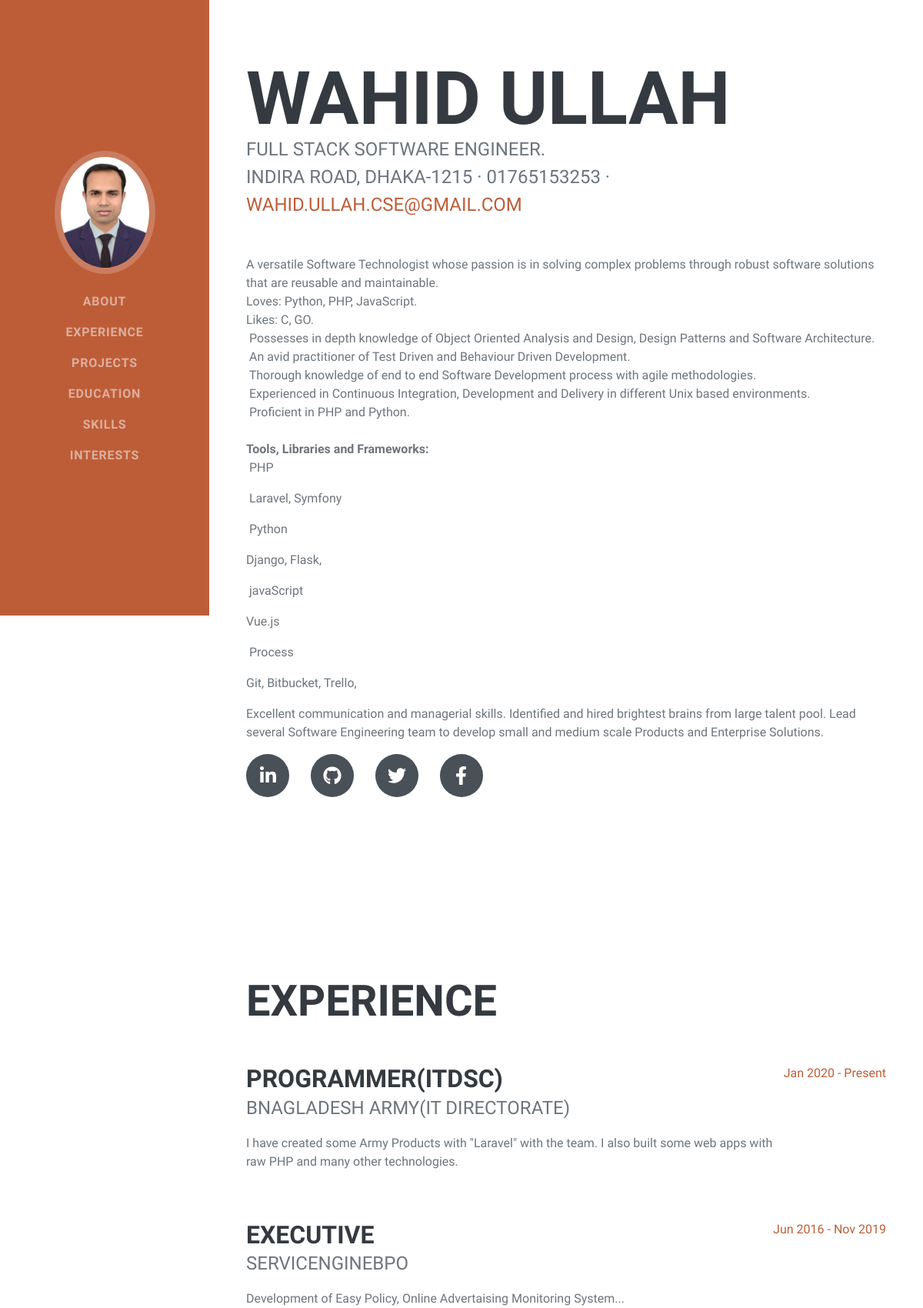
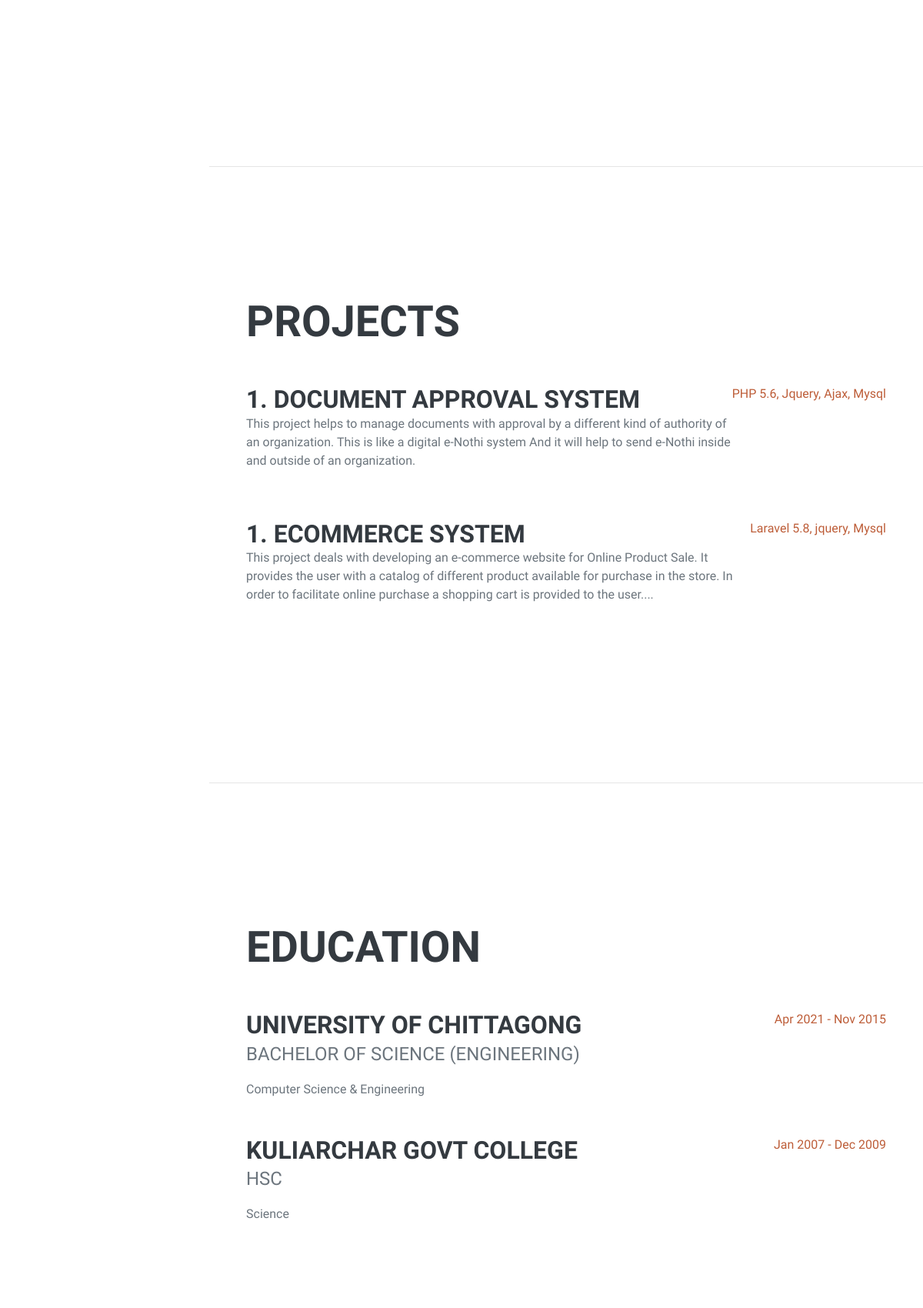
The page / (upper part) on the database its author committed (2 pictures, top to bottom).
### about/models/profile_image.py (models this page shows)
class prifileImage(models.Model):
    image = models.ImageField(upload_to='photo')
    active = models.BooleanField(default=False)

### about/models/about.py (models this page shows, shortened)
class About(models.Model):
    name = models.CharField(max_length= 30, null=False)
    designation = models.CharField(max_length=50, null=False)
    address = models.CharField(max_length=100, null=False)
    phone_number = models.CharField(max_length=11, null=False)
    email = models.EmailField(max_length=254)
    objective = RichTextField(blank=True, null=True)
    active = models.BooleanField(default=False)

### about/models/experience.py (models this page shows, shortened)
class Experience(models.Model):
    position = models.CharField(max_length=100, null=False)
    company_name = models.CharField(max_length=254, null=False)
    from_date = models.DateField(auto_now=False, auto_now_add=False)
    to_date = models.DateField(auto_now=False, auto_now_add=False, null=True, blank=True)
    till_now = models.BooleanField(default=False)
    job_description = RichTextField(blank=True, null=True)
    active = models.BooleanField(default=False)

### about/models/project.py (models this page shows, shortened)
class Project(models.Model):
    project_name = models.CharField(max_length=254, null=False)
    technologies = models.CharField(max_length=254, null=False)
    short_note = RichTextField(blank=True, null=True)
    live_url = models.CharField(max_length=254, null=False, blank=True)
    active = models.BooleanField(default=False)

### about/models/education.py (models this page shows, shortened)
class Education(models.Model):
    degree_name = models.CharField(max_length=254, null=False)
    subject_name = models.CharField(max_length=254, null=True, blank=True)
    institute = models.CharField(max_length=254, null=False)
    from_date = models.DateField(auto_now=False, auto_now_add=False)
    to_date = models.DateField(auto_now=False, auto_now_add=False, null=True, blank=True)
    till_now = models.BooleanField(default=False)
    active = models.BooleanField(default=False)

### about/views/homepage.py (the view)
# urls.py: path('', home, name="home"),
def home(request):
    about = About.objects.first()
    project = Project.objects.filter(active=True)
    sociale = SocialLink.objects.first()
    experience = Experience.objects.filter(active=True)
    education = Education.objects.filter(active=True)
    skill = Skills.objects.first()
    interest = Interest.objects.first()
    profile_image = prifileImage.objects.first()
    context = {
        'about': about,
        'project': project,
        'sociale': sociale,
        'experience': experience,
        'education': education,
        'skill': skill,
        'interest': interest,
        'profile_image': profile_image
    }
    return render(request,'profile/profile_content.html', context)

### templates/profile/profile_content.html (shortened to what this page needs)
{% extends 'base.html' %}
{% block body_block %}
<section class="resume-section" id="about">
    <div class="resume-section-content">
        <h1 class="mb-0">{{about.name}}</span></h1>
        <div class="subheading mb-5">{{about.designation}}.<br>{{about.address}} · {{about.phone_number}} · <a
                href="mailto:{{about.email}}">{{about.email}}</a><br>
        </div>
        <p class="lead mb-5">{{about.objective|safe}} </p>
        <div class="social-icons">
            <a class="social-icon" href="{{sociale.linked_id}}"><i
                    class="fab fa-linkedin-in" target="_blank"></i></a>
            <a class="social-icon" href="{{sociale.github_link}}" target="_blank"><i
                class="fab fa-github"></i></a>
            <a class="social-icon" href="{{sociale.tweeter_link}}" target="_blank"><i
                class="fab fa-twitter"></i></a>
            <a class="social-icon" href="{{sociale.facebook_link}}" target="_blank"><i
                class="fab fa-facebook-f"></i></a>
        </div>
    </div>
</section>
<section class="resume-section" id="experience">
    <div class="resume-section-content">
        <h2 class="mb-5">Experience</h2>
        {% for experience in experience%}
        <div class="d-flex flex-column flex-md-row justify-content-between mb-5">
            <div class="flex-grow-1">
                <h3 class="mb-0">{{experience.position}}</h3>
                <div class="subheading mb-3">{{experience.company_name}}</div>
                <p>{{experience.job_description|safe}}</p>
            </div>
            <div class="flex-shrink-0"><span class="text-primary">{{experience.from_date|date:'M Y'}} -
                {% if experience.to_date %} {{experience.to_date|date:'M Y'}} {% else %} {% if experience.till_now %} Present {% endif %}  {% endif %}</span></div>
        </div>
        {% endfor %}
    </div>
</section>
<hr class="m-0"/>
<section class="resume-section" id="projects">
    <div class="resume-section-content">
        <h2 class="mb-5">Projects</h2>
        {% for project in project%}
        <div class="d-flex flex-column flex-md-row justify-content-between mb-5">
            <div class="flex-grow-1">
                <h3 class="mb-0">1. {{project.project_name}} </h3>
                <p>{{project.short_note|safe}}</p>
            </div>
            <div class="flex-shrink-0"><span class="text-primary">{{project.technologies}}</span></div>
        </div>
        {% endfor %}
    </div>
</section>
<hr class="m-0"/>
<section class="resume-section" id="education">
    <div class="resume-section-content">
        <h2 class="mb-5">Education</h2>
        {% for education in education%}
        <div class="d-flex flex-column flex-md-row justify-content-between mb-5">
            <div class="flex-grow-1">
                <h3 class="mb-0">{{education.institute}}</h3>
                <div class="subheading mb-3">{{education.degree_name}}</div>
                <div>{{education.subject_name}}</div>
            </div>
            <div class="flex-shrink-0"><span class="text-primary">{{education.from_date|date:'M Y'}} -
                {% if education.to_date %}
                {{education.to_date|date:'M Y'}}
                {% else %}
                {%if education.till_now %}
                Present
                {% endif %}
                {% endif %}
            </span></div>
        </div>
        {% endfor %}
    </div>
</section>
{% endblock %}

### templates/base.html (shortened to what this page needs)
{% load static %}
<!DOCTYPE html>
<html lang="en">
    <head>
        <link href="{% static 'css/styles.css' %}" rel="stylesheet" type="text/css"/>
    </head>
    <body id="page-top">
        <nav class="navbar navbar-expand-lg navbar-dark bg-primary fixed-top" id="sideNav">
            <a class="navbar-brand js-scroll-trigger" href="#page-top"
                ><span class="d-block d-lg-none">Wahid Ullah</span><span class="d-none d-lg-block"><img class="img-fluid img-profile rounded-circle mx-auto mb-2" src="/media/{{ profile_image.image }}" alt="" /></span></a
            >
            <div class="collapse navbar-collapse" id="navbarSupportedContent">
                <ul class="navbar-nav">
                    <li class="nav-item"><a class="nav-link js-scroll-trigger" href="#about">About</a></li>
                    <li class="nav-item"><a class="nav-link js-scroll-trigger" href="#experience">Experience</a></li>
					<li class="nav-item"><a class="nav-link js-scroll-trigger" href="#projects">Projects</a></li>
                    <li class="nav-item"><a class="nav-link js-scroll-trigger" href="#education">Education</a></li>
                    <li class="nav-item"><a class="nav-link js-scroll-trigger" href="#skills">Skills</a></li>
                    <li class="nav-item"><a class="nav-link js-scroll-trigger" href="#interests">Interests</a></li>
                </ul>
            </div>
        </nav>
        <div class="container-fluid p-0">
            {% block body_block %}
            {% endblock %}
        </div>
    </body>
</html>

### rows shown on the page
prifileImage: image (picture)
About: name "WAHID ULLAH", designation "FULL STACK SOFTWARE ENGINEER", address "INDIRA ROAD, DHAKA-1215", phone_number "01765153253", email "WAHID.ULLAH.CSE@GMAIL.COM", objective "A versatile Software Technologist whose passion is in solving complex problems through robust software solutions that are reusable and maintainable. Loves: Python, PHP, JavaScript. Likes: C, GO.  Possesses in depth knowledge of Object Oriented Analysis and Design, Design Patterns and Software Architecture.  An avid practitioner of Test Driven and Behaviour Driven Development.  Thorough knowledge of end to end Software Development process with agile methodologies.  Experienced in Continuous Integration, Development and Delivery in different Unix based environments.  Proficient in PHP and Python. Tools, Libraries and Frameworks:  PHP Laravel, Symfony  Python Django, Flask,  javaScript…"
Experience: position "PROGRAMMER(ITDSC)", company_name "BNAGLADESH ARMY(IT DIRECTORATE)", job_description "I have created some Army Products with \"Laravel\" with the team. I also built some web apps with raw PHP and many other technologies.", from_date "Jan 2020", till_now "Present"
Experience: position "EXECUTIVE", company_name "SERVICENGINEBPO", job_description "Development of Easy Policy, Online Advertaising Monitoring System...", from_date "Jun 2016", to_date "Nov 2019"
Project: project_name "DOCUMENT APPROVAL SYSTEM", short_note "This project helps to manage documents with approval by a different kind of authority of an organization. This is like a digital e-Nothi system And it will help to send e-Nothi inside and outside of an organization.", technologies "PHP 5.6, Jquery, Ajax, Mysql"
Project: project_name "ECOMMERCE SYSTEM", short_note "This project deals with developing an e-commerce website for Online Product Sale. It provides the user with a catalog of different product available for purchase in the store. In order to facilitate online purchase a shopping cart is provided to the user....", technologies "Laravel 5.8, jquery, Mysql"
Education: institute "UNIVERSITY OF CHITTAGONG", degree_name "BACHELOR OF SCIENCE (ENGINEERING)", subject_name "Computer Science & Engineering", from_date "Apr 2021", to_date "Nov 2015"
Education: institute "KULIARCHAR GOVT COLLEGE", degree_name "HSC", subject_name "Science", from_date "Jan 2007", to_date "Dec 2009"
